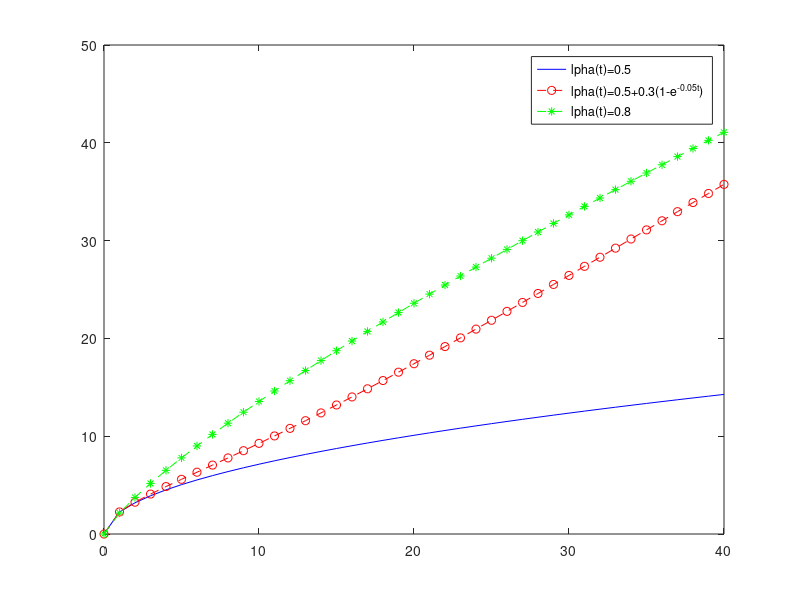

Write MATLAB code to recreate this figure.
t = 0:1:40;
alpha_1 = @(t)0.5;
alpha_2 = @(t)0.5+0.3*(1-exp(-0.05*t));
alpha_3 = @(t)0.8;

y_1 = (2.*t.^alpha_1(t))./gamma(1+alpha_1(t));
y_2 = (2.*t.^alpha_2(t))./gamma(1+alpha_2(t));
y_3 = (2.*t.^alpha_3(t))./gamma(1+alpha_3(t));

plot(t, y_1, "b", t, y_2, "ro--", t, y_3, "g*--");
legend("\alpha(t)=0.5", "\alpha(t)=0.5+0.3(1-e^{-0.05t})", "\alpha(t)=0.8")